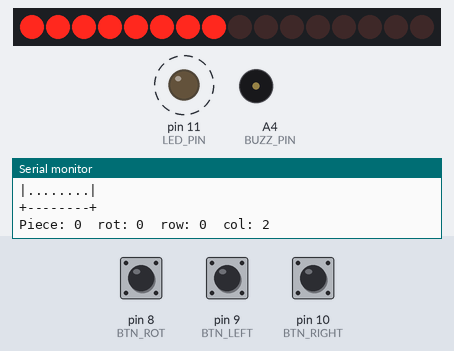
Bench run of a sketch on a simulated Arduino Uno, built with avr-gcc and run on an emulated ATmega328P. Shown: 16 shift-register outputs drawn as a row of LEDs (first output left, lit = HIGH), output pins drawn as LEDs (lit = HIGH), buzzer (waves = sounding), the last lines printed to the serial monitor. Wiring (inferred from the names in the program): 2 × shift register (74HC595): data pin 6; shift clock pin 4; latch pin 5. Wiring (inferred from the signals the program sends): row of LEDs: on Q0, Q1, Q2, Q3, Q4, Q5, Q6, Q7, Q8, Q9, Q10, Q11, Q12, Q13, Q14, Q15. Dashed ring = blinking. Inputs (shaded band) come from the test bench; at power-on: pin 8 (BTN_ROT) HIGH, pin 10 (BTN_RIGHT) HIGH, pin 9 (BTN_LEFT) HIGH. Random numbers use the default seed unless the sketch sets one; pins used as bus, display or sensor lines are not drawn.

Above: at 1.38 s.
1.4 s: pin 8 (BTN_ROT) pulled LOW for 1 s
At 1.66 s:
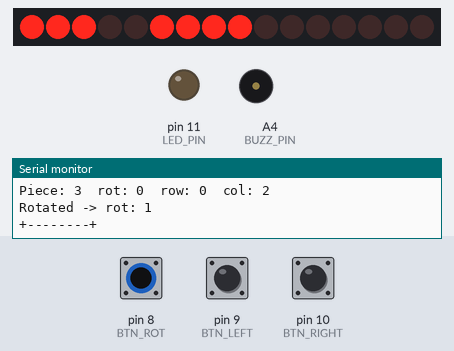
5.4 s: pin 10 (BTN_RIGHT) pulled LOW for 0.15 s
At 5.52 s:
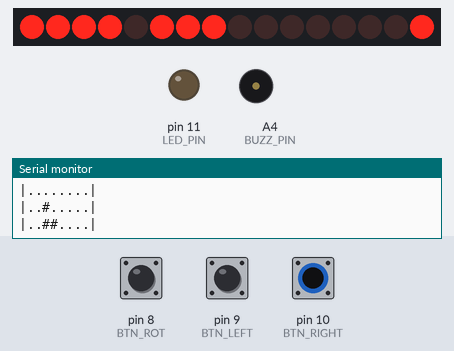
At 7.69 s:
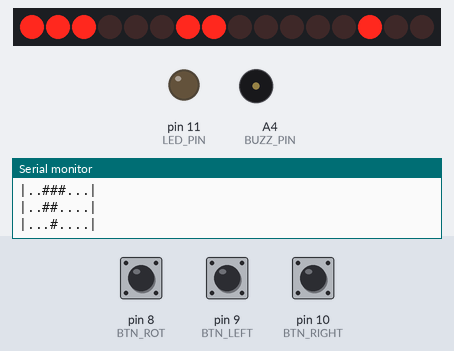
8.5 s: pin 9 (BTN_LEFT) pulled LOW for 0.15 s
11.6 s: pin 8 (BTN_ROT) pulled LOW for 3.2 s
16.3 s: pin 8 (BTN_ROT) pulled LOW for 0.15 s
19.4 s: pin 9 (BTN_LEFT) pulled LOW for 0.15 s
At 20.49 s:
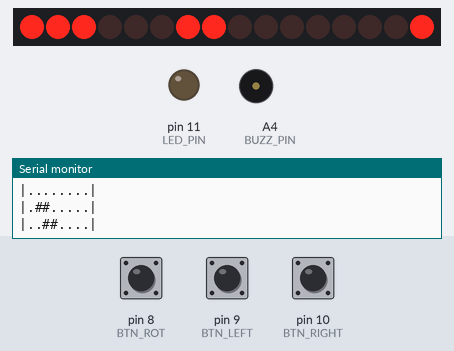
Timing chart, 0 to 23.5 s (numbered marks = the images above; inputs shaded):
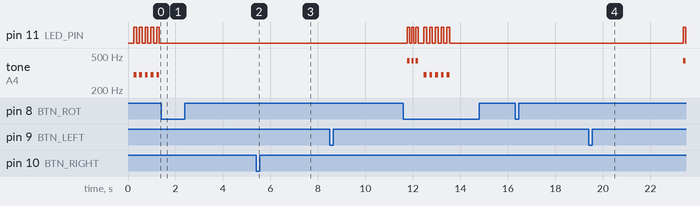

The sketch:

tetris_arduino.ino
```cpp
const uint8_t DATA_PIN  = 6;
const uint8_t LATCH_PIN = 5;
const uint8_t CLOCK_PIN = 4;
const uint8_t BTN_RIGHT = 10;
const uint8_t BTN_LEFT  = 9;
const uint8_t BTN_ROT   = 8;
const uint8_t LED_PIN   = 11;
const uint8_t BUZZ_PIN  = A4;

const unsigned long FALL_INTERVAL  = 600;
const unsigned long DISPLAY_ROW_US = 800;
const unsigned long DEBOUNCE_MS    = 150;
const unsigned long FEEDBACK_ON_MS = 100;
const unsigned long FEEDBACK_OFF_MS = 80;
const unsigned long FLASH_INTERVAL = 120;

uint8_t board[8];

struct Point { int8_t r, c; };

const Point PIECES[7][4][4] = {
  {
    { {0,0},{0,1},{0,2},{0,3} },
    { {0,0},{1,0},{2,0},{3,0} },
    { {0,0},{0,1},{0,2},{0,3} },
    { {0,0},{1,0},{2,0},{3,0} },
  },
  {
    { {0,0},{0,1},{1,0},{1,1} },
    { {0,0},{0,1},{1,0},{1,1} },
    { {0,0},{0,1},{1,0},{1,1} },
    { {0,0},{0,1},{1,0},{1,1} },
  },
  {
    { {0,1},{1,0},{1,1},{1,2} },
    { {0,0},{1,0},{2,0},{1,1} },
    { {1,0},{1,1},{1,2},{0,1} },
    { {0,1},{1,1},{2,1},{1,0} },
  },
  {
    { {0,1},{0,2},{1,0},{1,1} },
    { {0,0},{1,0},{1,1},{2,1} },
    { {0,1},{0,2},{1,0},{1,1} },
    { {0,0},{1,0},{1,1},{2,1} },
  },
  {
    { {0,0},{0,1},{1,1},{1,2} },
    { {0,1},{1,0},{1,1},{2,0} },
    { {0,0},{0,1},{1,1},{1,2} },
    { {0,1},{1,0},{1,1},{2,0} },
  },
  {
    { {0,0},{1,0},{2,0},{2,1} },
    { {0,0},{0,1},{0,2},{1,0} },
    { {0,0},{0,1},{1,1},{2,1} },
    { {0,2},{1,0},{1,1},{1,2} },
  },
  {
    { {0,1},{1,1},{2,1},{2,0} },
    { {0,0},{1,0},{1,1},{1,2} },
    { {0,0},{0,1},{1,0},{2,0} },
    { {0,0},{0,1},{0,2},{1,2} },
  },
};

int8_t  pieceType;
int8_t  pieceRot;
int8_t  pieceRow;
int8_t  pieceCol;

unsigned long lastFall       = 0;
unsigned long lastBtnRTime   = 0;
unsigned long lastBtnLTime   = 0;
unsigned long lastBtnRotTime = 0;
bool          lastBtnRRead   = HIGH;
bool          lastBtnLRead   = HIGH;
bool          lastBtnRotRead = HIGH;

uint8_t       displayRow  = 0;
unsigned long lastRowTime = 0;

uint8_t       gameOverFlash = 0;
unsigned long lastFlashTime = 0;
bool          gameOverPhase = false;

uint8_t       feedbackStep    = 0;
unsigned long lastFeedbackTime = 0;
bool          feedbackActive  = false;
bool          feedbackPhase   = false;

void printBoard() {
  uint8_t frame[8];
  for (uint8_t r = 0; r < 8; r++) frame[r] = board[r];
  for (uint8_t i = 0; i < 4; i++) {
    int8_t pr = pieceRow + PIECES[pieceType][pieceRot][i].r;
    int8_t pc = pieceCol + PIECES[pieceType][pieceRot][i].c;
    if (pr >= 0 && pr < 8 && pc >= 0 && pc < 8)
      frame[pr] |= (0x80 >> pc);
  }
  Serial.println(F("+--------+"));
  for (uint8_t r = 0; r < 8; r++) {
    Serial.print('|');
    for (int8_t c = 7; c >= 0; c--)
      Serial.print((frame[r] & (1 << c)) ? '#' : '.');
    Serial.println('|');
  }
  Serial.println(F("+--------+"));
  Serial.print(F("Piece: ")); Serial.print(pieceType);
  Serial.print(F("  rot: ")); Serial.print(pieceRot);
  Serial.print(F("  row: ")); Serial.print(pieceRow);
  Serial.print(F("  col: ")); Serial.println(pieceCol);
  Serial.println();
}

void sendToMatrix(uint8_t rowBit, uint8_t colMask) {
  digitalWrite(LATCH_PIN, LOW);
  shiftOut(DATA_PIN, CLOCK_PIN, MSBFIRST, rowBit);
  shiftOut(DATA_PIN, CLOCK_PIN, MSBFIRST, colMask);
  digitalWrite(LATCH_PIN, HIGH);
}

void refreshDisplay() {
  unsigned long now = micros();
  if (now - lastRowTime < DISPLAY_ROW_US) return;
  lastRowTime = now;

  uint8_t frame[8];
  for (uint8_t r = 0; r < 8; r++) frame[r] = board[r];
  for (uint8_t i = 0; i < 4; i++) {
    int8_t pr = pieceRow + PIECES[pieceType][pieceRot][i].r;
    int8_t pc = pieceCol + PIECES[pieceType][pieceRot][i].c;
    if (pr >= 0 && pr < 8 && pc >= 0 && pc < 8)
      frame[pr] |= (0x80 >> pc);
  }

  sendToMatrix(0, 0xFF);
  if (frame[displayRow] != 0)
    sendToMatrix(1 << displayRow, ~frame[displayRow]);

  displayRow = (displayRow + 1) % 8;
}

bool isValid(int8_t testRow, int8_t testCol, int8_t testRot) {
  for (uint8_t i = 0; i < 4; i++) {
    int8_t r = testRow + PIECES[pieceType][testRot][i].r;
    int8_t c = testCol + PIECES[pieceType][testRot][i].c;
    if (c < 0 || c > 7) return false;
    if (r > 7)          return false;
    if (r >= 0 && (board[r] & (0x80 >> c))) return false;
  }
  return true;
}

void lockPiece() {
  for (uint8_t i = 0; i < 4; i++) {
    int8_t r = pieceRow + PIECES[pieceType][pieceRot][i].r;
    int8_t c = pieceCol + PIECES[pieceType][pieceRot][i].c;
    if (r >= 0 && r < 8) board[r] |= (0x80 >> c);
  }
}

void clearLines() {
  for (int8_t r = 7; r >= 0; r--) {
    if (board[r] == 0xFF) {
      for (int8_t above = r; above > 0; above--)
        board[above] = board[above - 1];
      board[0] = 0x00;
      r++;
    }
  }
}

void tickFeedback() {
  if (!feedbackActive) return;
  unsigned long now = millis();
  unsigned long interval = feedbackPhase ? FEEDBACK_ON_MS : FEEDBACK_OFF_MS;
  if (now - lastFeedbackTime < interval) return;
  lastFeedbackTime = now;

  if (feedbackPhase) {
    digitalWrite(LED_PIN, LOW);
    noTone(BUZZ_PIN);
    feedbackPhase = false;
    feedbackStep++;
    if (feedbackStep >= 3) {
      feedbackActive = false;
      gameOverFlash = 0;
      gameOverPhase = false;
      lastFlashTime = now;
    }
  } else {
    digitalWrite(LED_PIN, HIGH);
    tone(BUZZ_PIN, 440);
    feedbackPhase = true;
  }
}

void spawnPiece() {
  pieceType = random(7);
  pieceRot  = 0;
  pieceRow  = 0;
  pieceCol  = 2;

  if (!isValid(pieceRow, pieceCol, pieceRot)) {
    for (uint8_t r = 0; r < 8; r++) board[r] = 0;
    Serial.println(F("=== GAME OVER — board reset ==="));
    feedbackStep    = 0;
    feedbackPhase   = false;
    feedbackActive  = true;
    lastFeedbackTime = millis();
    digitalWrite(LED_PIN, HIGH);
    tone(BUZZ_PIN, 440);
    feedbackPhase = true;
    return;
  }

  Serial.print(F("Spawned piece "));
  Serial.print(pieceType);
  Serial.print(F("  rot: "));
  Serial.println(pieceRot);
  printBoard();
}

void setup() {
  pinMode(DATA_PIN,  OUTPUT);
  pinMode(LATCH_PIN, OUTPUT);
  pinMode(CLOCK_PIN, OUTPUT);
  pinMode(BTN_RIGHT, INPUT_PULLUP);
  pinMode(BTN_LEFT,  INPUT_PULLUP);
  pinMode(BTN_ROT,   INPUT_PULLUP);
  pinMode(LED_PIN,   OUTPUT);
  pinMode(BUZZ_PIN,  OUTPUT);

  Serial.begin(9600);
  randomSeed(analogRead(A0));

  for (uint8_t r = 0; r < 8; r++) board[r] = 0;
  spawnPiece();
  lastFall    = millis();
  lastRowTime = micros();
}

void loop() {
  unsigned long now = millis();

  tickFeedback();
  if (feedbackActive) return;

  if (gameOverFlash < 12) {
    if (now - lastFlashTime >= FLASH_INTERVAL) {
      lastFlashTime = now;
      if (gameOverPhase) {
        sendToMatrix(0xFF, 0x00);
        digitalWrite(LED_PIN, HIGH);
        tone(BUZZ_PIN, 300);
      } else {
        sendToMatrix(0x00, 0xFF);
        digitalWrite(LED_PIN, LOW);
        noTone(BUZZ_PIN);
      }
      gameOverPhase = !gameOverPhase;
      gameOverFlash++;
      if (gameOverFlash == 12) {
        digitalWrite(LED_PIN, LOW);
        noTone(BUZZ_PIN);
        spawnPiece();
      }
    }
    return;
  }

  refreshDisplay();

  bool btnRRead = digitalRead(BTN_RIGHT);
  if (lastBtnRRead == HIGH && btnRRead == LOW) {
    if (now - lastBtnRTime > DEBOUNCE_MS) {
      lastBtnRTime = now;
      if (isValid(pieceRow, pieceCol + 1, pieceRot)) {
        pieceCol++;
        Serial.print(F("Move right -> col: "));
        Serial.println(pieceCol);
        printBoard();
      } else {
        Serial.println(F("Move right blocked"));
      }
    }
  }
  lastBtnRRead = btnRRead;

  bool btnLRead = digitalRead(BTN_LEFT);
  if (lastBtnLRead == HIGH && btnLRead == LOW) {
    if (now - lastBtnLTime > DEBOUNCE_MS) {
      lastBtnLTime = now;
      if (isValid(pieceRow, pieceCol - 1, pieceRot)) {
        pieceCol--;
        Serial.print(F("Move left -> col: "));
        Serial.println(pieceCol);
        printBoard();
      } else {
        Serial.println(F("Move left blocked"));
      }
    }
  }
  lastBtnLRead = btnLRead;

  bool btnRotRead = digitalRead(BTN_ROT);
  if (lastBtnRotRead == HIGH && btnRotRead == LOW) {
    if (now - lastBtnRotTime > DEBOUNCE_MS) {
      lastBtnRotTime = now;
      int8_t nextRot = (pieceRot + 1) % 4;
      if (isValid(pieceRow, pieceCol, nextRot)) {
        pieceRot = nextRot;
        Serial.print(F("Rotated -> rot: "));
        Serial.println(pieceRot);
        printBoard();
      } else if (isValid(pieceRow, pieceCol - 1, nextRot)) {
        pieceCol--;
        pieceRot = nextRot;
        Serial.println(F("Rotated with left kick"));
        printBoard();
      } else if (isValid(pieceRow, pieceCol + 1, nextRot)) {
        pieceCol++;
        pieceRot = nextRot;
        Serial.println(F("Rotated with right kick"));
        printBoard();
      } else {
        Serial.println(F("Rotation blocked"));
      }
    }
  }
  lastBtnRotRead = btnRotRead;

  if (now - lastFall >= FALL_INTERVAL) {
    lastFall = now;
    if (isValid(pieceRow + 1, pieceCol, pieceRot)) {
      pieceRow++;
    } else {
      lockPiece();
      clearLines();
      spawnPiece();
    }
  }
}
```

Measured:
- after the input at 19.4 s, pin 11 (LED_PIN): LOW → HIGH after 4.0 s, → LOW 0.10 s later; tone on A4 (BUZZ_PIN): silent → 440 Hz after 4.0 s, → silent 0.10 s later
- by itself, tone on A4 (BUZZ_PIN): plays 440 Hz for 0.10 s, 440 Hz for 0.10 s, 440 Hz for 0.10 s, 300 Hz for 0.12 s, 300 Hz for 0.12 s, 300 Hz for 0.12 s … (8 notes in this stretch)
